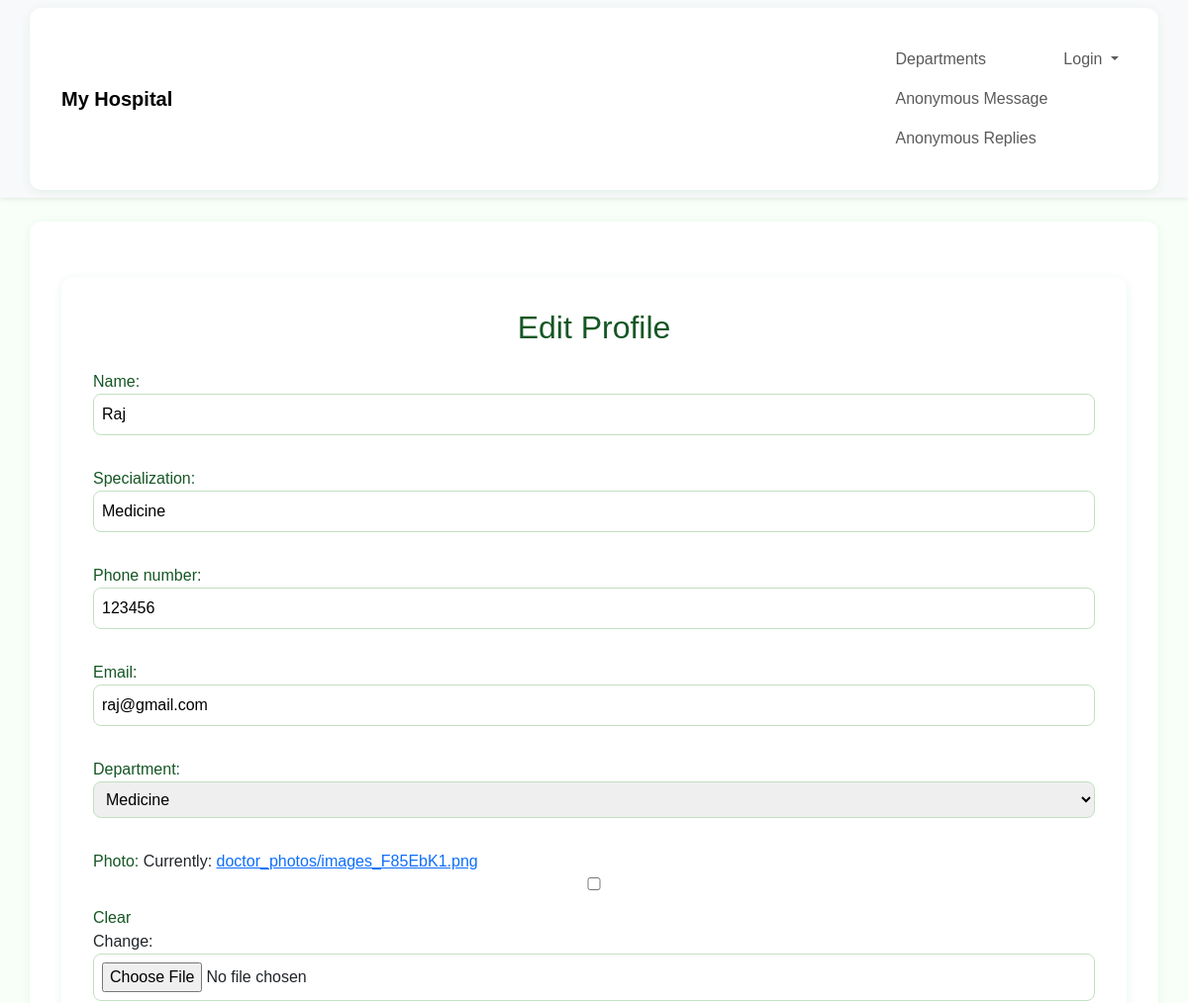
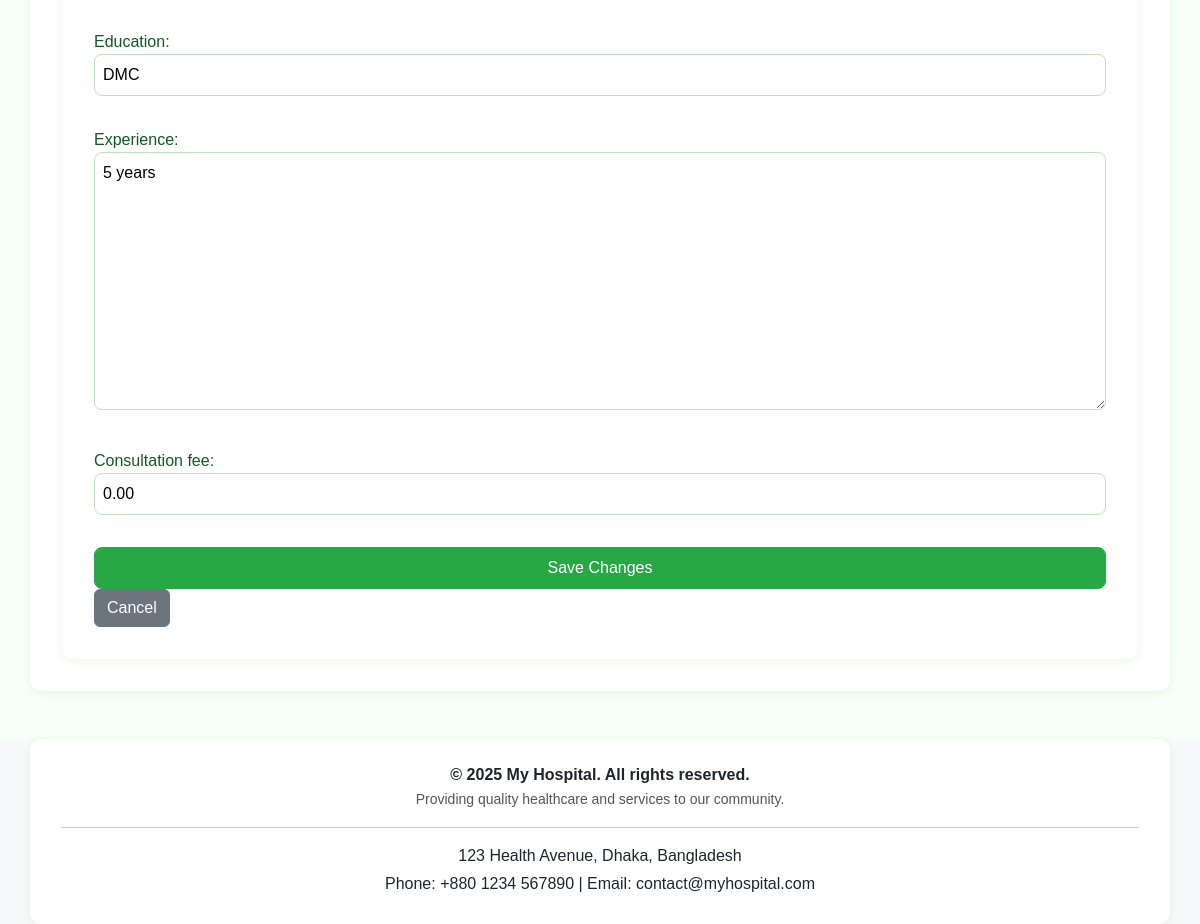
Screenshot of /doctors/doctor/edit-profile/ (signed in) with the database file from the repository (2 pictures, top to bottom).
### doctors/models.py (models this page shows, shortened)
class doctor(models.Model):
    user = models.OneToOneField(User, on_delete=models.CASCADE, null=True, blank=True)  # link to Django user
    name = models.CharField(max_length=100)
    specialization = models.CharField(max_length=100)
    phone_number = models.CharField(max_length=15)
    email = models.EmailField()
    department = models.ForeignKey('department', on_delete=models.CASCADE, null=True, blank=True)
    photo = models.ImageField(upload_to='doctor_photos/', null=True, blank=True)
    education = models.CharField(max_length=255, null=True, blank=True)
    experience = models.TextField(null=True, blank=True)
    consultation_fee = models.DecimalField(max_digits=8, decimal_places=2, default=0)

class department(models.Model):
    name = models.CharField(max_length=100)
    head = models.CharField(max_length=100)
    def __str__(self):
        return self.name

### doctors/views.py (the view)
# urls.py: path('doctor/edit-profile/', views.edit_doctor_profile, name='edit_doctor_profile'),
@login_required
def edit_doctor_profile(request):
    doc = request.user.doctor
    if request.method == 'POST':
        form = DoctorProfileForm(request.POST, request.FILES, instance=doc)
        if form.is_valid():
            form.save()
            return redirect('doctor_dashboard')  # Redirect to dashboard after saving
    else:
        form = DoctorProfileForm(instance=doc)
    return render(request, 'edit_doctor_profile.html', {'form': form})

### doctors/forms.py
class DoctorProfileForm(forms.ModelForm):
    class Meta:
        model = doctor
        fields = ['name', 'specialization', 'phone_number', 'email', 'department', 'photo', 'education', 'experience', 'consultation_fee']

### templates/edit_doctor_profile.html (shortened to what this page needs)
{% extends 'base.html' %}
{% load static %}
{% block content %}
<link rel="stylesheet" href="{% static 'edit_profile.css' %}">
<div class="container mt-4">
    <h2>Edit Profile</h2>
    <form method="post" enctype="multipart/form-data">
        {{ form.as_p }}
        <button type="submit" class="btn btn-primary">Save Changes</button>
        <a href="{% url 'doctor_dashboard' %}" class="btn btn-secondary">Cancel</a>
    </form>
</div>
{% endblock %}

### static/edit_profile.css (style rules this page uses)
body { background-color: #f8fff8; font-family: Arial, sans-serif; }
.container { background: #fff; border-radius: 12px; padding: 2rem; box-shadow: 0 2px 10px rgba(40, 167, 69, 0.1); }
h2 { color: #155724; text-align: center; margin-bottom: 1.5rem; }
form label { font-weight: 500; color: #155724; }
form input, form select, form textarea { border-radius: 8px; border: 1px solid #c1e0c1; padding: 0.5rem; width: 100%; box-sizing: border-box; margin-bottom: 1rem; transition: border-color 0.3s, box-shadow 0.3s; }
.btn-primary { background-color: #28a745; border-color: #28a745; color: #fff; padding: 0.5rem 1rem; border-radius: 8px; width: 100%; transition: background-color 0.3s, border-color 0.3s; }

### rows the page displays
doctor: name "Raj", specialization "Medicine", phone_number "123456", email "raj@gmail.com", department "Medicine", education "DMC", experience "5 years", consultation_fee "0.00"
